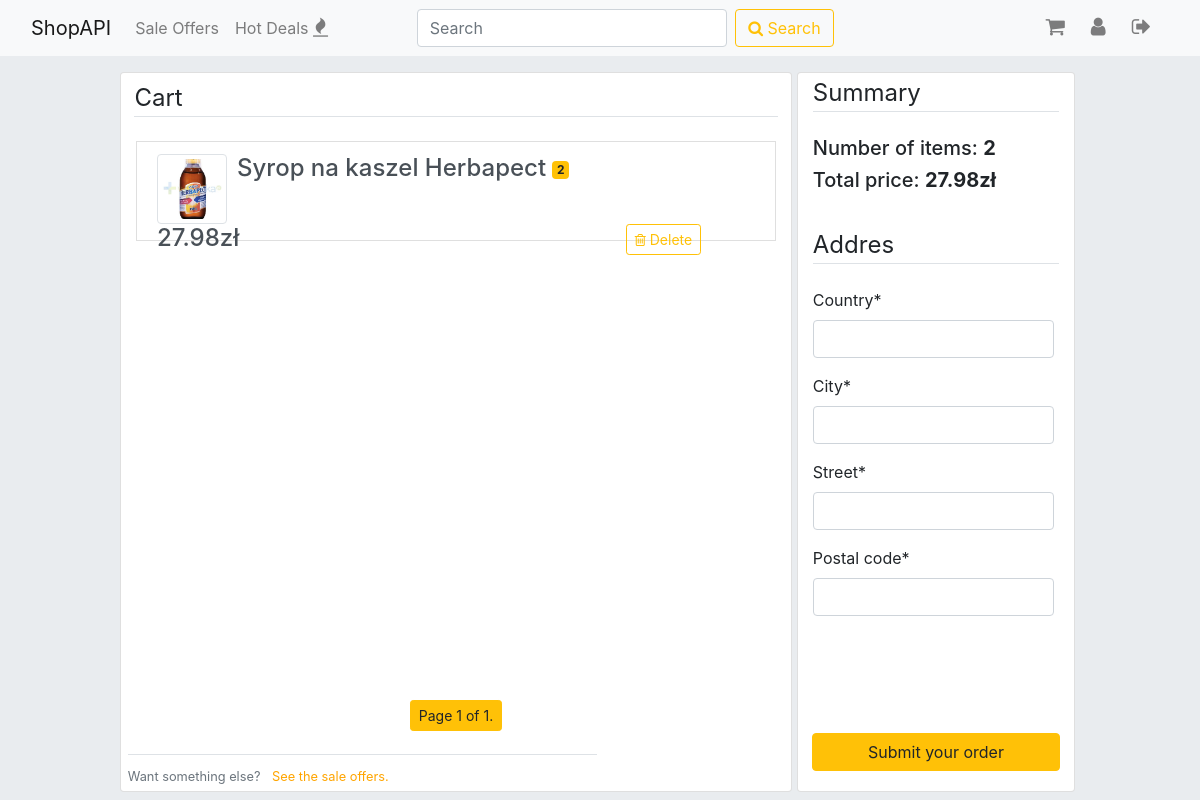
The page /cart/ (signed in) on the database as committed earlier.
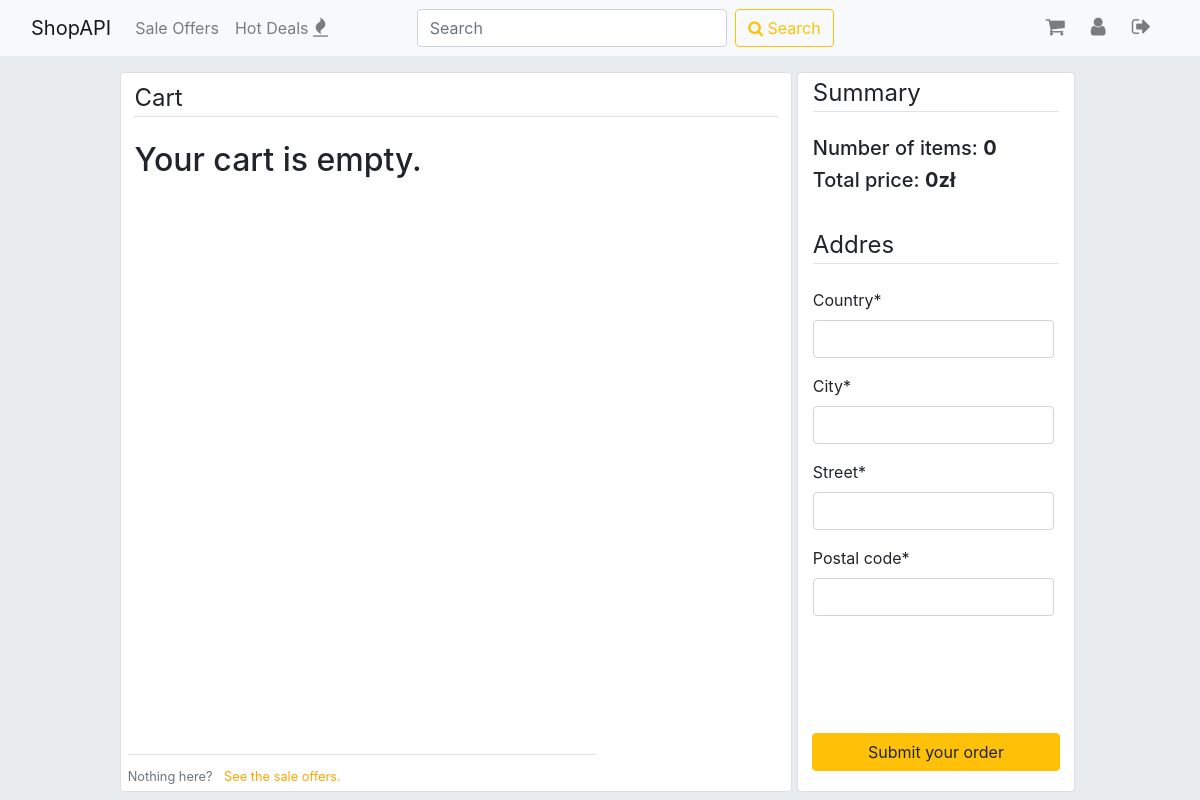
The same page on the database as committed later.
### accounts/models.py (models this page shows, shortened)
class CartMembership(models.Model):
    profile = models.ForeignKey(Profile, on_delete=models.CASCADE)
    cart_item = models.ForeignKey(SaleOffer, on_delete=models.CASCADE)
    quantity = models.PositiveIntegerField(default=1)
    class Meta:
        ordering = ['-id']

### items/models.py (models this page shows, shortened)
class SaleOffer(models.Model):
    item = models.ForeignKey(Item, on_delete=models.CASCADE)
    title = models.CharField(max_length=30, default=item.name)
    first_image = models.ImageField(default='default.jpg', upload_to='items', help_text="This image will be shown in search results.")
    second_image = models.ImageField(default='default.jpg', upload_to='items', help_text="Secondary image.")
    price = models.FloatField()
    description = models.CharField(max_length=300)
    quantity = models.PositiveIntegerField(default=1, help_text='Please pass the number of pieces in the package.')
    free_delivery = models.BooleanField(default=False)
    pub_date = models.DateTimeField(default=timezone.now, editable=False)
    exp_date = models.DateTimeField(default=timezone.now() + timedelta(days=30), editable=False)
    HOUSE_AND_GARDEN = 'HG'
    ELECTRONICS = 'EL'
    FASHION = 'FA'
    AUTOMOTIVE = 'AM'
    SPORT = 'SP'
    BEAUTY = 'BE'
    HEALTH = 'HE'
    OTHER = 'OT'
    CATEGORY = [
        (HOUSE_AND_GARDEN, 'House and Garden'),
        (ELECTRONICS, 'Electronics'),
        (FASHION, 'Fashion'),
        (AUTOMOTIVE, 'Automotive'),
        (SPORT, 'Sport'),
        (BEAUTY, 'Beauty'),
        (HEALTH, 'Health'),
        (OTHER, 'Other'),
    ]
    category = models.CharField(max_length=2, choices=CATEGORY, default=OTHER)
    class Meta:
        ordering = ['-pub_date']

### accounts/views.py (the view, shortened to what this page needs)
# urls.py: path('cart/', accounts_views.cart, name='cart'),
@login_required
def cart(request):
    user_profile = Profile.objects.get(user=request.user)
    cartmembers = CartMembership.objects.filter(profile=user_profile)
    paginator = Paginator(cartmembers, 6)
    page_number = request.GET.get('page')
    page_obj = paginator.get_page(page_number)
    context = {
        'total_sum': round(sum(cartmember.cart_item.price * cartmember.quantity for cartmember in cartmembers), 2),
        'num_of_items': sum(item.quantity for item in cartmembers),
        'page_obj': page_obj,
        'form': OrderForm(),
    }
    return render(request, 'accounts/cart.html', context)

### accounts/forms.py
class OrderForm(forms.ModelForm):
    class Meta:
        model = Order
        exclude = ['buyer', 'order_items', 'status']

### accounts/templatetags/accounts_extras.py (called while the page is built)
@register.filter
def multiple(arg1, arg2):
    return arg1 * arg2

### accounts/templates/accounts/cart.html (shortened to what this page needs)
{% extends 'base.html' %}
{% load crispy_forms_tags %}
{% load accounts_extras %}
{% block content %}
<div style="width:100%; min-height: 90vh;">
  <div style=" width: 70%; min-height: inherit; float: left;">
    <div class="card" id="cart_items" style="width: 100%; min-height: inherit;">
      <legend class="border-bottom mb-4" style="margin-top: 1%; margin-bottom: 5%; width: 96%; margin-left: 2%;">Cart</legend>
      {% if page_obj %}
        {% for cm in page_obj %}
        <div class="container">
          <a class="list-group-item list-group-item-action" href="{% url 'items:detail' cm.cart_item.id %}" style="height:100px; margin-bottom: 10px;">
            <img src="{{ cm.cart_item.first_image.url }}" class="img-thumbnail float-left" style="width: 70px; height:70px; object-fit: cover; margin-right: 10px;">
            <h4 style="float: left; margin-right: 1%;">{{ cm.cart_item.title }}</h4>
            <span class="badge badge-warning" style="margin-top: 7px;">{{ cm.quantity }}</span>
            <div style="float: left; width:91%;">
              <h4 style="display: inline-block; margin: 0;">{{ cm.cart_item.price|multiple:cm.quantity }}zł</h4>
              <form method="post" enctype='multipart/form-data' style="float: right;">
                <button class="btn btn-outline-warning btn-sm" type="submit" name="delete_cart_item" value={{cm.id}}><span class="fa fa-trash-o"></span> Delete</button><br><br>
              </form>
            </div>
          </a>
        </div>
        {% endfor %}
        <br>
        <div class="pagination" style="width: 100%; margin-bottom: 20px; position:absolute; bottom:5vh;">
          <span class="step-links" style="margin-left: auto; margin-right: auto;">
              <span class="btn btn-warning btn-sm">
                  Page {{ page_obj.number }} of {{ page_obj.paginator.num_pages }}.
              </span>
          </span>
        </div><br><br><br>
        <div class="border-top pt-2 mb-1" style="margin-bottom: 20px; position:absolute; bottom:0; left: 1%;">
          <small class="text-muted">
            Want something else? <a class='ml-2' href="{% url 'items:index' %}">See the sale offers.</a>
          </small>
        </div>
      {% else %}
        <h2 style="margin-left: 2%;">Your cart is empty.</h2><br>
        <div class="border-top pt-2 mb-1" style ="margin-bottom: 20px; position:absolute; bottom:0; left: 1%;">
          <small class="text-muted">
            Nothing here? <a class='ml-2' href="{% url 'items:index' %}">See the sale offers.</a>
          </small>
        </div>
      {% endif %}
    </div>
  </div>
  <div class="container card" id="cart_items" style="width:29%; min-height: inherit;">
    <legend class="border-bottom mb-4" style="margin-top: 1%; margin-bottom: 5%;">Summary</legend>
    <h5>Number of items: <strong>{{ num_of_items }}</strong></h5>
    <h5>Total price: <strong>{{ total_sum }}zł</strong></h5><br>
    <legend class="border-bottom mb-4" style="margin-top: 1%; margin-bottom: 5%;">Addres</legend>
    <form method="post" enctype='multipart/form-data' style="float: right;">
      {{ form|crispy }}
      <button type="submit" name="submit_order" value="1" class="btn btn-warning" style="position: absolute; bottom: 0; left:5%; margin-bottom:20px; width: 90%;">Submit your order</button>
    </form>
  </div>
</div>
{% endblock %}

Rows that differ between the two databases and show on the page:
removed CartMembership: cart_item.first_image (picture), cart_item "Syrop na kaszel Herbapect", quantity "2", cart_item.price|multiple "27.98", {{ cm.id }} 93 (drawn)
Other text that changed with them:
{{ num_of_items }}: "2" → "0"
{{ total_sum }}: "27.98" → "0"
{{ page_obj.number }}: "1" → (not shown)
{{ page_obj.paginator.num_pages }}: "1" → (not shown)
text no longer shown: "Page of . Want something else?"
text now shown: "Your cart is empty. Nothing here?"
